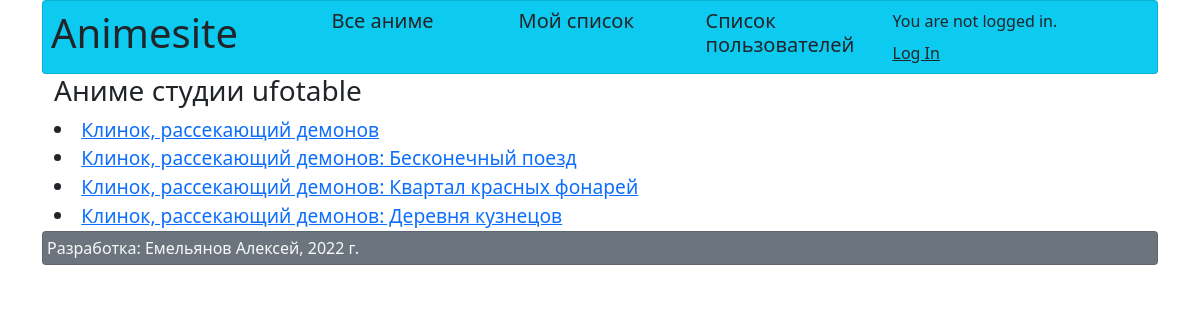
The page /studio/3/ on the database its author committed.
### anime/models.py (models this page shows, shortened)
class Studio(models.Model):
    name = models.CharField(max_length=100)
    def __str__(self):
        return self.name

class Anime(models.Model):
    title = models.CharField(max_length=100)
    director = models.ForeignKey(Director, on_delete=models.CASCADE)
    studio = models.ForeignKey(Studio, on_delete=models.CASCADE)
    release_date = models.DateTimeField('release_date')
    image = models.FileField(upload_to="", blank=True, null=True)
    viewers = models.ManyToManyField(User, null=True, blank=True)
    description = models.CharField(max_length=3000, blank=True, null=True)
    link = models.CharField(max_length=1000, blank=True, null=True)

### anime/views.py (the view)
# urls.py: path('studio/<int:pk>/', views.StudioDetailView.as_view(), name='studio_info'),
class StudioDetailView(DetailView):
    model = Studio
    template_name = 'anime/studio_detail.html'

### templates/anime/studio_detail.html (shortened to what this page needs)
{% extends 'base.html' %}
{% load static %}
{% block content %}
    <div class="container">
        <h3 >Аниме студии {{ studio }}</h3>
        {% for anime in studio.anime_set.all %}
            <big><li><a href="{% url 'anime:anime_info' anime.id %}">{{ anime.title }}</a></li></big>
        {% endfor %}
    </div>
{% endblock %}

### rows shown on the page
Studio: name "ufotable"
Anime: title "Клинок, рассекающий демонов"
Anime: title "Клинок, рассекающий демонов: Бесконечный поезд"
Anime: title "Клинок, рассекающий демонов: Квартал красных фонарей"
Anime: title "Клинок, рассекающий демонов: Деревня кузнецов"
